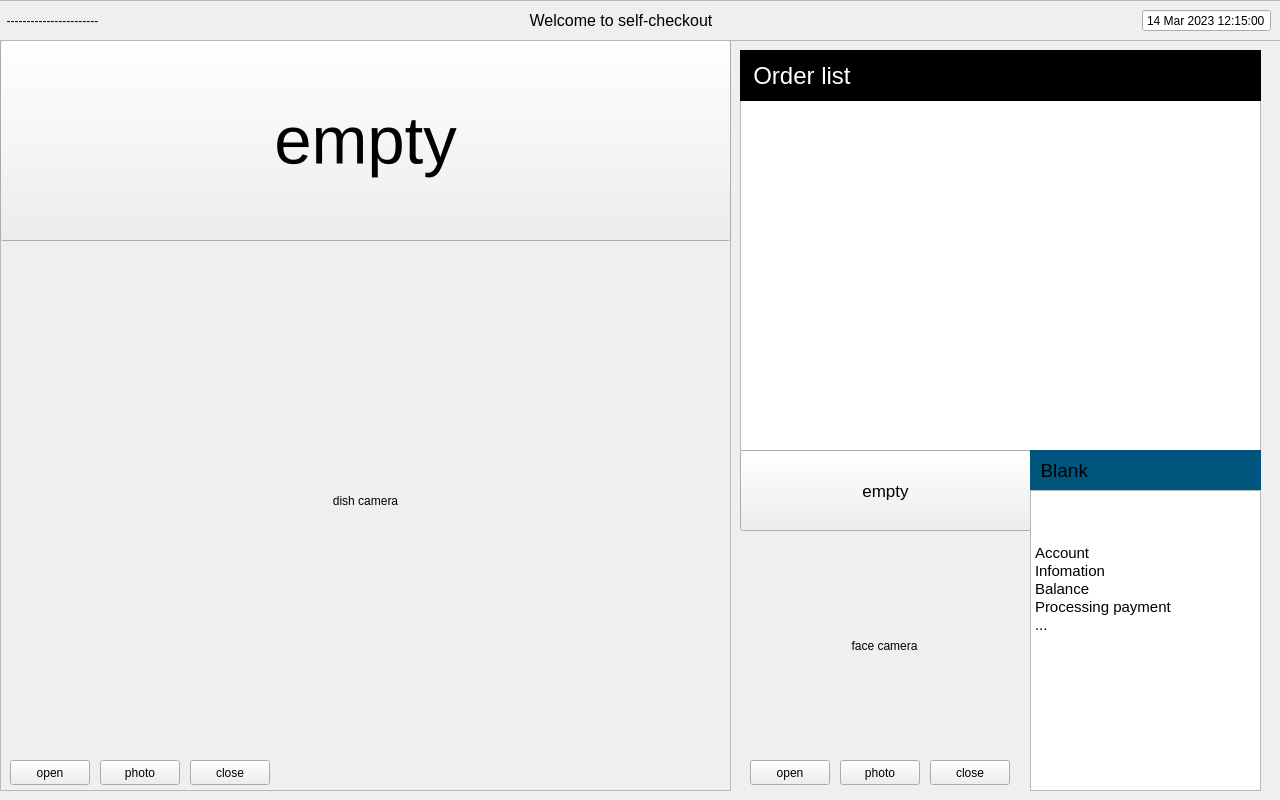
<?xml version="1.0" encoding="UTF-8"?>
<ui version="4.0">
 <class>Widget</class>
 <widget class="QWidget" name="Widget">
  <property name="geometry">
   <rect>
    <x>0</x>
    <y>0</y>
    <width>1280</width>
    <height>800</height>
   </rect>
  </property>
  <property name="windowTitle">
   <string>Widget</string>
  </property>
  <widget class="QWidget" name="widget" native="true">
   <property name="geometry">
    <rect>
     <x>730</x>
     <y>40</y>
     <width>541</width>
     <height>751</height>
    </rect>
   </property>
   <widget class="QTableWidget" name="orderTb">
    <property name="enabled">
     <bool>true</bool>
    </property>
    <property name="geometry">
     <rect>
      <x>10</x>
      <y>60</y>
      <width>521</width>
      <height>351</height>
     </rect>
    </property>
    <property name="editTriggers">
     <set>QAbstractItemView::NoEditTriggers</set>
    </property>
   </widget>
   <widget class="QLabel" name="listHd">
    <property name="geometry">
     <rect>
      <x>10</x>
      <y>10</y>
      <width>521</width>
      <height>51</height>
     </rect>
    </property>
    <property name="font">
     <font>
      <pointsize>18</pointsize>
     </font>
    </property>
    <property name="styleSheet">
     <string notr="true">background-color: rgb(0, 0, 0);
border-color: rgb(255, 170, 0);
color: rgb(255, 255, 255);</string>
    </property>
    <property name="text">
     <string>  Order list</string>
    </property>
   </widget>
   <widget class="QWidget" name="widget_2" native="true">
    <property name="geometry">
     <rect>
      <x>10</x>
      <y>410</y>
      <width>521</width>
      <height>341</height>
     </rect>
    </property>
    <widget class="QPushButton" name="faceRgBt">
     <property name="geometry">
      <rect>
       <x>0</x>
       <y>0</y>
       <width>291</width>
       <height>81</height>
      </rect>
     </property>
     <property name="font">
      <font>
       <pointsize>13</pointsize>
      </font>
     </property>
     <property name="text">
      <string>empty</string>
     </property>
    </widget>
    <widget class="QWidget" name="widget_3" native="true">
     <property name="geometry">
      <rect>
       <x>290</x>
       <y>0</y>
       <width>231</width>
       <height>341</height>
      </rect>
     </property>
     <widget class="QLabel" name="statusHd">
      <property name="geometry">
       <rect>
        <x>0</x>
        <y>0</y>
        <width>231</width>
        <height>41</height>
       </rect>
      </property>
      <property name="font">
       <font>
        <pointsize>14</pointsize>
       </font>
      </property>
      <property name="styleSheet">
       <string notr="true">background-color: rgb(0, 85, 127);</string>
      </property>
      <property name="text">
       <string>  Blank</string>
      </property>
     </widget>
     <widget class="QTextBrowser" name="payBrowser">
      <property name="geometry">
       <rect>
        <x>0</x>
        <y>40</y>
        <width>231</width>
        <height>301</height>
       </rect>
      </property>
      <property name="html">
       <string>&lt;!DOCTYPE HTML PUBLIC &quot;-//W3C//DTD HTML 4.0//EN&quot; &quot;http://www.w3.org/TR/REC-html40/strict.dtd&quot;&gt;
&lt;html&gt;&lt;head&gt;&lt;meta name=&quot;qrichtext&quot; content=&quot;1&quot; /&gt;&lt;style type=&quot;text/css&quot;&gt;
p, li { white-space: pre-wrap; }
&lt;/style&gt;&lt;/head&gt;&lt;body style=&quot; font-family:'MS Shell Dlg 2'; font-size:7.8pt; font-weight:400; font-style:normal;&quot;&gt;
&lt;p style=&quot;-qt-paragraph-type:empty; margin-top:0px; margin-bottom:0px; margin-left:0px; margin-right:0px; -qt-block-indent:0; text-indent:0px;&quot;&gt;&lt;br /&gt;&lt;/p&gt;
&lt;p style=&quot;-qt-paragraph-type:empty; margin-top:0px; margin-bottom:0px; margin-left:0px; margin-right:0px; -qt-block-indent:0; text-indent:0px; font-size:11pt;&quot;&gt;&lt;br /&gt;&lt;/p&gt;
&lt;p style=&quot;-qt-paragraph-type:empty; margin-top:0px; margin-bottom:0px; margin-left:0px; margin-right:0px; -qt-block-indent:0; text-indent:0px; font-size:11pt;&quot;&gt;&lt;br /&gt;&lt;/p&gt;
&lt;p style=&quot; margin-top:0px; margin-bottom:0px; margin-left:0px; margin-right:0px; -qt-block-indent:0; text-indent:0px;&quot;&gt;&lt;span style=&quot; font-size:11pt;&quot;&gt;Account&lt;/span&gt;&lt;/p&gt;
&lt;p style=&quot; margin-top:0px; margin-bottom:0px; margin-left:0px; margin-right:0px; -qt-block-indent:0; text-indent:0px;&quot;&gt;&lt;span style=&quot; font-size:11pt;&quot;&gt;Infomation&lt;/span&gt;&lt;/p&gt;
&lt;p style=&quot; margin-top:0px; margin-bottom:0px; margin-left:0px; margin-right:0px; -qt-block-indent:0; text-indent:0px;&quot;&gt;&lt;span style=&quot; font-size:11pt;&quot;&gt;Balance&lt;/span&gt;&lt;/p&gt;
&lt;p style=&quot; margin-top:0px; margin-bottom:0px; margin-left:0px; margin-right:0px; -qt-block-indent:0; text-indent:0px;&quot;&gt;&lt;span style=&quot; font-size:11pt;&quot;&gt;Processing payment&lt;/span&gt;&lt;/p&gt;
&lt;p style=&quot; margin-top:0px; margin-bottom:0px; margin-left:0px; margin-right:0px; -qt-block-indent:0; text-indent:0px;&quot;&gt;&lt;span style=&quot; font-size:11pt;&quot;&gt;...&lt;/span&gt;&lt;/p&gt;&lt;/body&gt;&lt;/html&gt;</string>
      </property>
     </widget>
    </widget>
    <widget class="QLabel" name="fcView">
     <property name="geometry">
      <rect>
       <x>4</x>
       <y>85</y>
       <width>281</width>
       <height>221</height>
      </rect>
     </property>
     <property name="text">
      <string>face camera</string>
     </property>
     <property name="alignment">
      <set>Qt::AlignCenter</set>
     </property>
    </widget>
    <widget class="QPushButton" name="fcCloseBt">
     <property name="geometry">
      <rect>
       <x>190</x>
       <y>310</y>
       <width>80</width>
       <height>25</height>
      </rect>
     </property>
     <property name="text">
      <string>close</string>
     </property>
    </widget>
    <widget class="QPushButton" name="fcPhotoBt">
     <property name="geometry">
      <rect>
       <x>100</x>
       <y>310</y>
       <width>80</width>
       <height>25</height>
      </rect>
     </property>
     <property name="text">
      <string>photo</string>
     </property>
    </widget>
    <widget class="QPushButton" name="fcOpenBt">
     <property name="geometry">
      <rect>
       <x>10</x>
       <y>310</y>
       <width>80</width>
       <height>25</height>
      </rect>
     </property>
     <property name="text">
      <string>open</string>
     </property>
    </widget>
    <widget class="QLabel" name="faceLdImg">
     <property name="enabled">
      <bool>true</bool>
     </property>
     <property name="geometry">
      <rect>
       <x>90</x>
       <y>140</y>
       <width>121</width>
       <height>121</height>
      </rect>
     </property>
     <property name="styleSheet">
      <string notr="true">image: url(:/pic/loading.png);</string>
     </property>
     <property name="text">
      <string/>
     </property>
    </widget>
   </widget>
  </widget>
  <widget class="QFrame" name="frame">
   <property name="geometry">
    <rect>
     <x>0</x>
     <y>40</y>
     <width>731</width>
     <height>751</height>
    </rect>
   </property>
   <property name="frameShape">
    <enum>QFrame::StyledPanel</enum>
   </property>
   <property name="frameShadow">
    <enum>QFrame::Raised</enum>
   </property>
   <widget class="QPushButton" name="dishRgBt">
    <property name="geometry">
     <rect>
      <x>0</x>
      <y>0</y>
      <width>731</width>
      <height>201</height>
     </rect>
    </property>
    <property name="font">
     <font>
      <pointsize>50</pointsize>
     </font>
    </property>
    <property name="styleSheet">
     <string notr="true"/>
    </property>
    <property name="text">
     <string>empty</string>
    </property>
   </widget>
   <widget class="QLabel" name="statusLb">
    <property name="geometry">
     <rect>
      <x>0</x>
      <y>0</y>
      <width>101</width>
      <height>51</height>
     </rect>
    </property>
    <property name="sizePolicy">
     <sizepolicy hsizetype="Preferred" vsizetype="Preferred">
      <horstretch>30</horstretch>
      <verstretch>4</verstretch>
     </sizepolicy>
    </property>
    <property name="font">
     <font>
      <pointsize>14</pointsize>
     </font>
    </property>
    <property name="styleSheet">
     <string notr="true">alternate-background-color: rgb(0, 85, 127);</string>
    </property>
    <property name="text">
     <string/>
    </property>
    <property name="alignment">
     <set>Qt::AlignCenter</set>
    </property>
   </widget>
   <widget class="QLabel" name="dcView">
    <property name="geometry">
     <rect>
      <x>0</x>
      <y>210</y>
      <width>731</width>
      <height>501</height>
     </rect>
    </property>
    <property name="text">
     <string>dish camera</string>
    </property>
    <property name="alignment">
     <set>Qt::AlignCenter</set>
    </property>
   </widget>
   <widget class="QPushButton" name="dcOpenBt">
    <property name="geometry">
     <rect>
      <x>10</x>
      <y>720</y>
      <width>80</width>
      <height>25</height>
     </rect>
    </property>
    <property name="text">
     <string>open</string>
    </property>
   </widget>
   <widget class="QPushButton" name="dcPhotoBt">
    <property name="geometry">
     <rect>
      <x>100</x>
      <y>720</y>
      <width>80</width>
      <height>25</height>
     </rect>
    </property>
    <property name="text">
     <string>photo</string>
    </property>
   </widget>
   <widget class="QPushButton" name="dcCloseBt">
    <property name="geometry">
     <rect>
      <x>190</x>
      <y>720</y>
      <width>80</width>
      <height>25</height>
     </rect>
    </property>
    <property name="text">
     <string>close</string>
    </property>
   </widget>
   <widget class="QLabel" name="dishLdImg">
    <property name="geometry">
     <rect>
      <x>240</x>
      <y>340</y>
      <width>241</width>
      <height>241</height>
     </rect>
    </property>
    <property name="styleSheet">
     <string notr="true">image: url(:/pic/loading.png);</string>
    </property>
    <property name="text">
     <string/>
    </property>
   </widget>
  </widget>
  <widget class="QFrame" name="frame_2">
   <property name="geometry">
    <rect>
     <x>-10</x>
     <y>0</y>
     <width>1291</width>
     <height>41</height>
    </rect>
   </property>
   <property name="styleSheet">
    <string notr="true"/>
   </property>
   <property name="frameShape">
    <enum>QFrame::StyledPanel</enum>
   </property>
   <property name="frameShadow">
    <enum>QFrame::Raised</enum>
   </property>
   <widget class="QWidget" name="layoutWidget">
    <property name="geometry">
     <rect>
      <x>10</x>
      <y>0</y>
      <width>1271</width>
      <height>41</height>
     </rect>
    </property>
    <layout class="QHBoxLayout" name="horizontalLayout">
     <item>
      <widget class="QLabel" name="label">
       <property name="text">
        <string>  -----------------------</string>
       </property>
      </widget>
     </item>
     <item>
      <spacer name="horizontalSpacer">
       <property name="orientation">
        <enum>Qt::Horizontal</enum>
       </property>
       <property name="sizeHint" stdset="0">
        <size>
         <width>40</width>
         <height>20</height>
        </size>
       </property>
      </spacer>
     </item>
     <item>
      <widget class="QLabel" name="logoIcon">
       <property name="enabled">
        <bool>true</bool>
       </property>
       <property name="minimumSize">
        <size>
         <width>30</width>
         <height>20</height>
        </size>
       </property>
       <property name="styleSheet">
        <string notr="true">image: url(:/pic/logo.png);</string>
       </property>
       <property name="text">
        <string/>
       </property>
      </widget>
     </item>
     <item>
      <widget class="QLabel" name="header">
       <property name="font">
        <font>
         <pointsize>12</pointsize>
        </font>
       </property>
       <property name="styleSheet">
        <string notr="true">color: rgb(0, 0, 0);</string>
       </property>
       <property name="text">
        <string>Welcome to self-checkout</string>
       </property>
       <property name="alignment">
        <set>Qt::AlignCenter</set>
       </property>
       <property name="wordWrap">
        <bool>false</bool>
       </property>
      </widget>
     </item>
     <item>
      <widget class="QLabel" name="logoIcon_r">
       <property name="minimumSize">
        <size>
         <width>30</width>
         <height>20</height>
        </size>
       </property>
       <property name="styleSheet">
        <string notr="true">image: url(:/pic/logo.png);</string>
       </property>
       <property name="text">
        <string/>
       </property>
      </widget>
     </item>
     <item>
      <spacer name="horizontalSpacer_2">
       <property name="orientation">
        <enum>Qt::Horizontal</enum>
       </property>
       <property name="sizeHint" stdset="0">
        <size>
         <width>40</width>
         <height>20</height>
        </size>
       </property>
      </spacer>
     </item>
     <item>
      <widget class="QDateTimeEdit" name="dateTime">
       <property name="inputMethodHints">
        <set>Qt::ImhNone</set>
       </property>
       <property name="readOnly">
        <bool>true</bool>
       </property>
       <property name="buttonSymbols">
        <enum>QAbstractSpinBox::NoButtons</enum>
       </property>
       <property name="keyboardTracking">
        <bool>false</bool>
       </property>
       <property name="dateTime">
        <datetime>
         <hour>12</hour>
         <minute>15</minute>
         <second>0</second>
         <year>2023</year>
         <month>3</month>
         <day>14</day>
        </datetime>
       </property>
      </widget>
     </item>
    </layout>
   </widget>
  </widget>
 </widget>
 <resources/>
 <connections/>
</ui>
